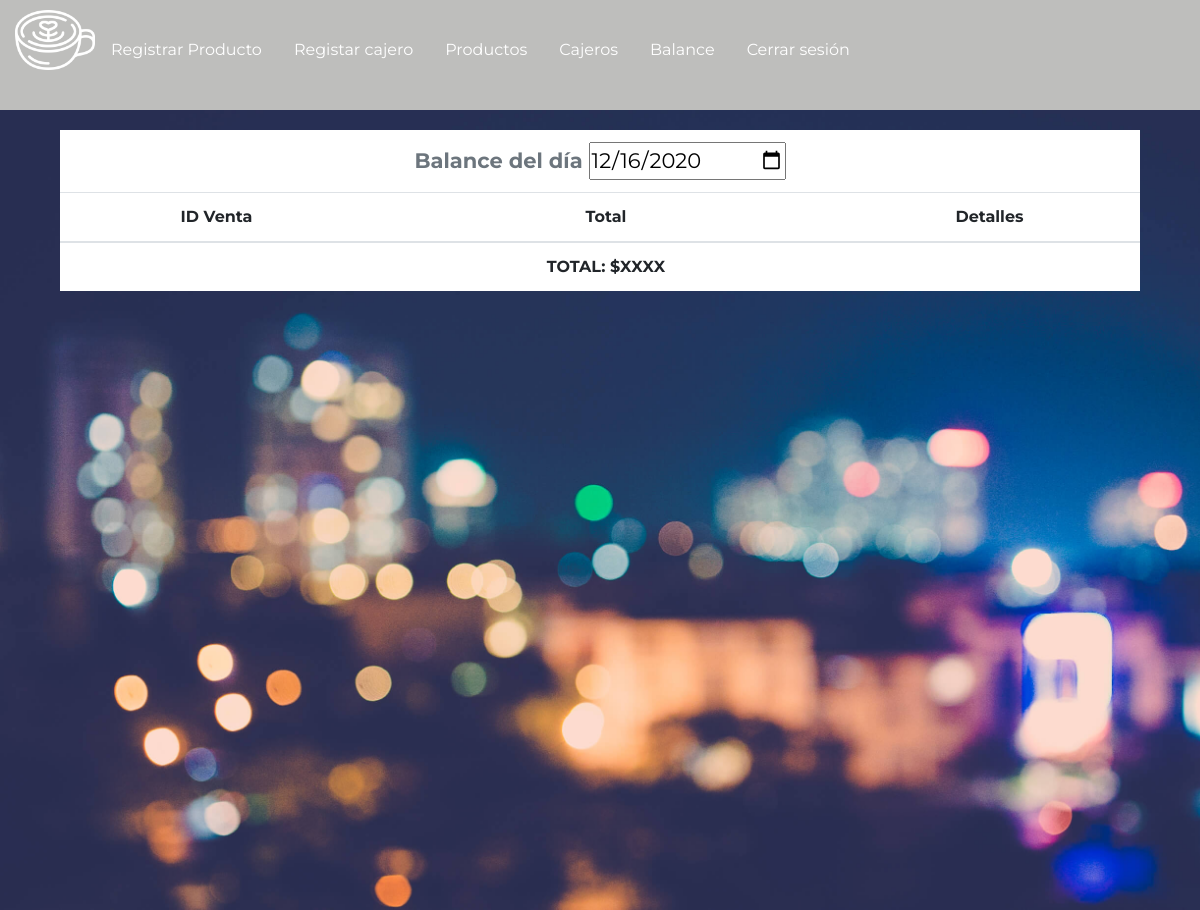
Page /balance/16-12-2020 on the earlier database version.
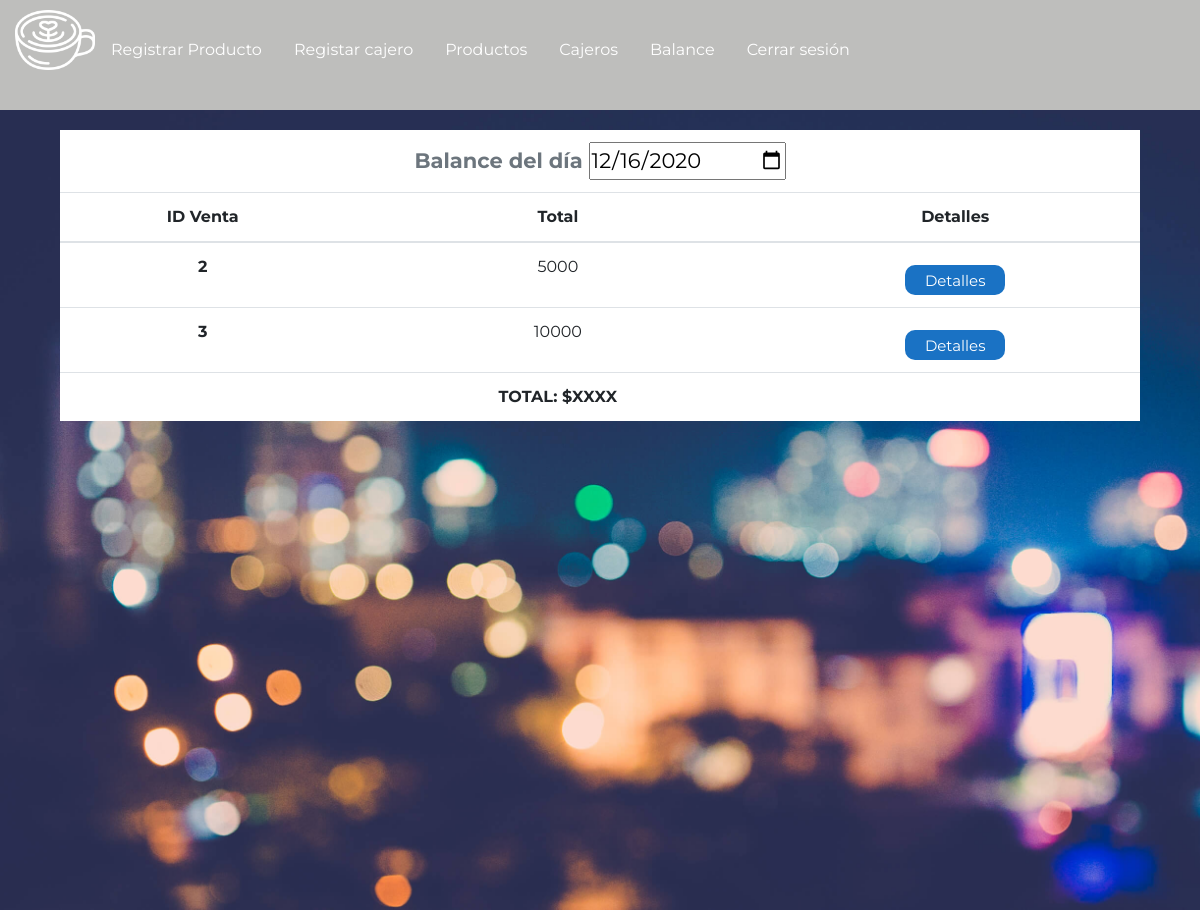
Same page on the later database version.
### tables this page shows
CREATE TABLE ventas (id INTEGER PRIMARY KEY AUTOINCREMENT NOT NULL, fecha DATE NOT NULL, total VARCHAR NOT NULL);

### app.py (the view)
@app.route('/balance/<fecha>', defaults={'fecha': obtenerFechaActual()}, methods=['GET'])
def balance(fecha):
    con = sqlite3.connect("brioche.db")
    con.row_factory = sqlite3.Row
    cur = con.cursor()
    cur.execute("select * from ventas where fecha = '" + fecha +"'")
    ventas = cur.fetchall()
    return render_template('html/balance.html', ventas = ventas)

### templates/html/balance.html (shortened to what this page needs)
<!DOCTYPE html>
<html lang="en">
  <head>
    <link rel="stylesheet" href="https://cdn.jsdelivr.net/npm/bootstrap@4.5.3/dist/css/bootstrap.min.css">
    <link rel="stylesheet" href="{{url_for('static', filename='css/balance.css')}}">
    <link rel="stylesheet" href="{{url_for('static', filename='css/nav.css')}}">
  </head>
  <body>
    <nav class="nav">
      <img src="{{url_for('static', filename='img/latte.png')}}" alt="">
      <a href="{{url_for('registroProducto')}}" class="nav-link active">Registrar Producto</a>
      <a href="{{url_for('registroCajero')}}" class="nav-link">Registar cajero</a>
      <a href="{{url_for('productos')}}" class="nav-link">Productos</a>
      <a href="{{url_for('cajeros')}}" class="nav-link">Cajeros</a>
      <a href="{{url_for('balance')}}" class="nav-link">Balance</a>
      <a href="/" class="nav-link">Cerrar sesión</a>
  </nav>
    <div class="contenedorTabla">
      <table class="table">
          <thead>
            <caption>Balance del día
              <input type="date" id="fechaBalance" name="fechaBalance" value={{fecha_balance}}>
            </caption>
            <tr>
              <th scope="col">ID Venta</th>
              <th scope="col">Total</th>
              <th scope="col">Detalles</th>
            </tr>
          </thead>
          <tbody>
            {% for venta in ventas %}
            <tr>
              <th scope="row" id="id{{venta.id}}">{{venta.id}}</th>
              <td id="nombre{{venta.id}}">{{venta.total}}</td>
              <td>
                  <button class="boton" data-toggle="modal" id="1" data-target="#modal-detalles-venta" onClick="mostrarDetalles(415)">Detalles</button>
              </td>
            </tr>
            {% endfor %}
            <tr>
              <td></td>
              <td><b>TOTAL: $XXXX</b></td>
              <td></td>
            </tr>
          </tbody>
        </table>
    </div>
  </body>
</html>

Differences in the rows shown:
added ventas: id "2", total "5000"
added ventas: id "3", total "10000"
